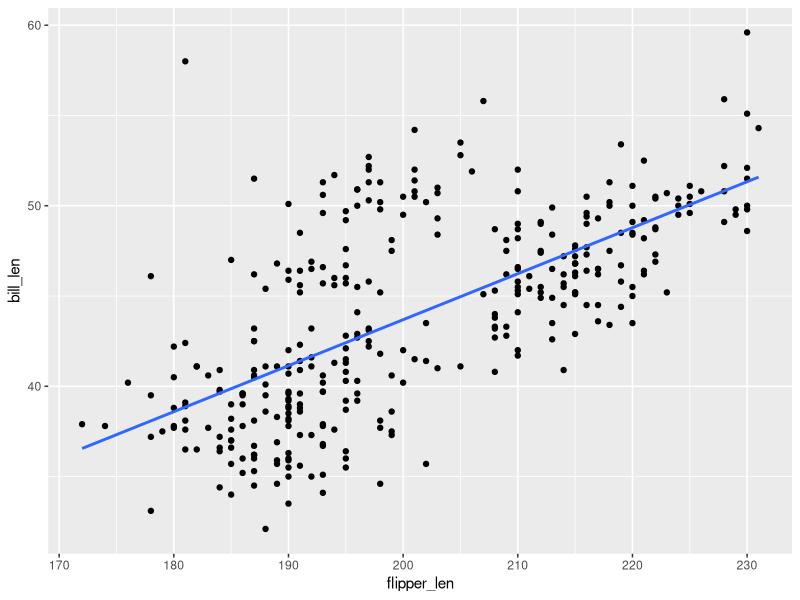
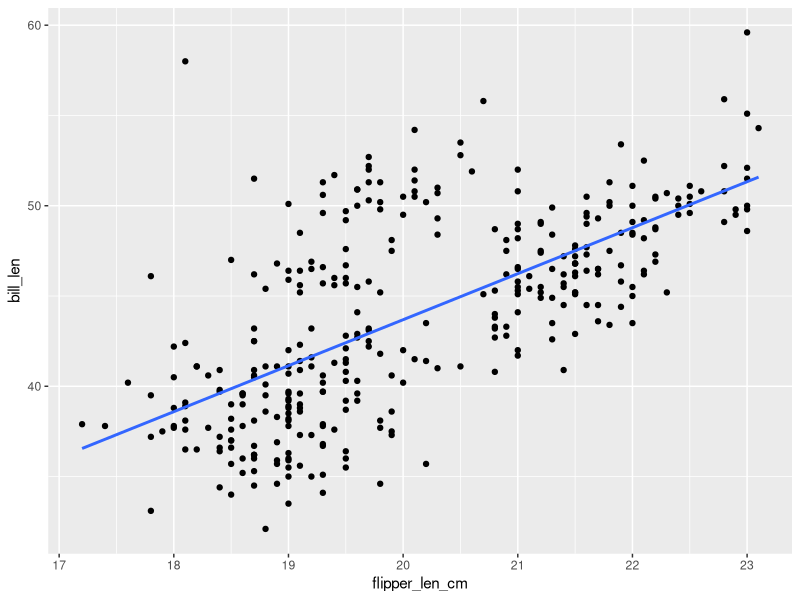
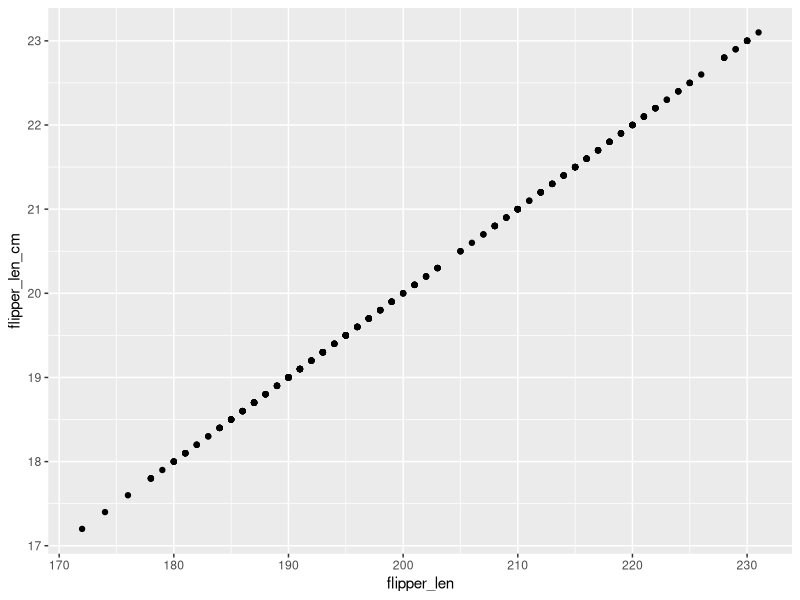
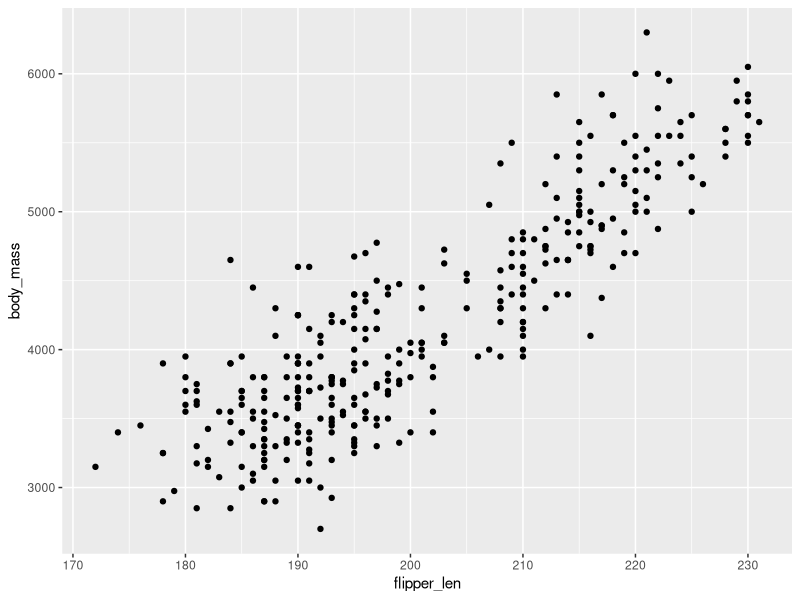
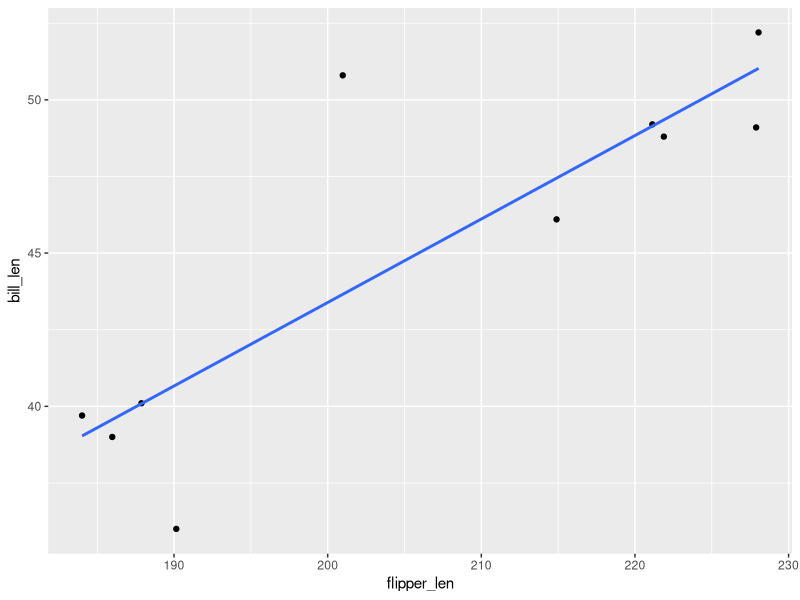
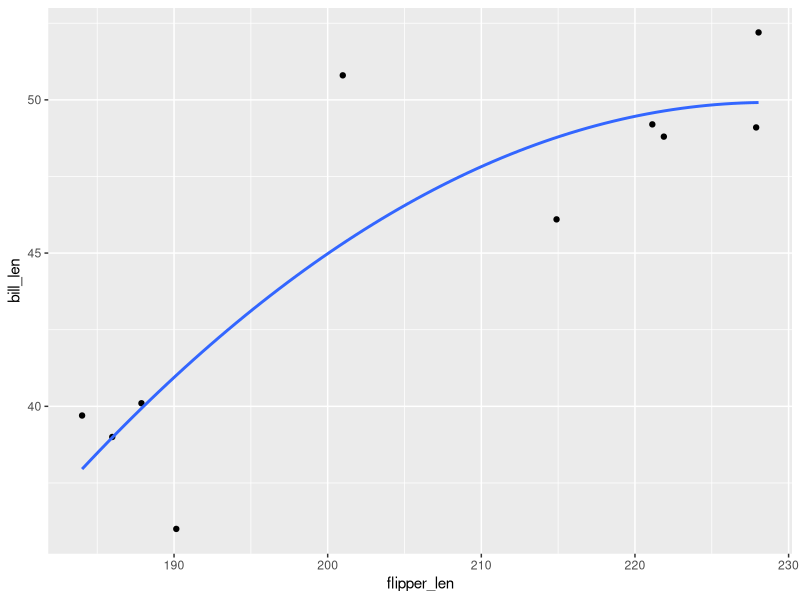
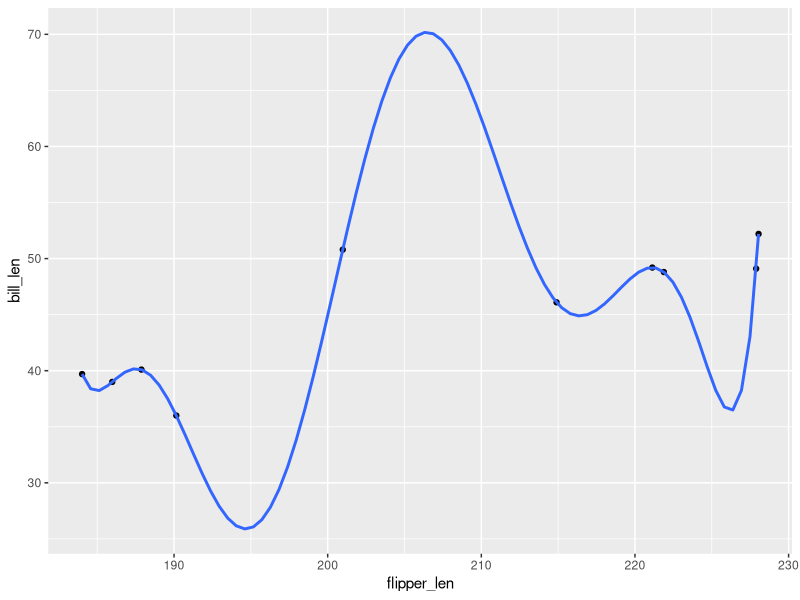
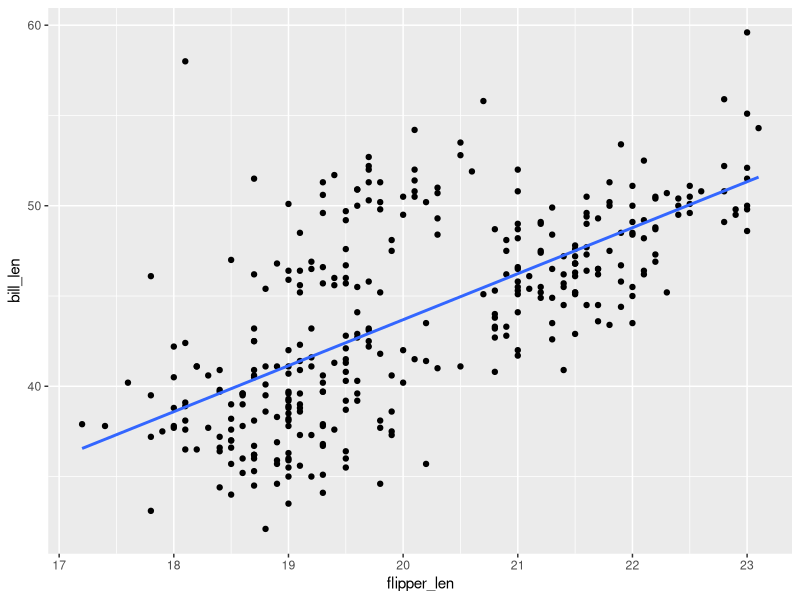

Generate these figures, in order, with R:
## ---- chunk 1
#| include: false
knitr::opts_chunk$set(
  collapse = TRUE, 
  warning = FALSE,
  message = FALSE,
  error = TRUE,
  fig.height = 2.75, 
  fig.width = 4.25,
  fig.env = 'figure',
  fig.pos = 'h',
  fig.align = 'center')
## ---- chunk 2
# Load packages & data
library(tidyverse)
data(penguins)
head(penguins)
## ---- chunk 3
penguins <- penguins %>% 
    mutate(flipper_len_cm = flipper_len / 10)
head(penguins)
## ---- chunk 4
penguin_model_1 <- lm(bill_len ~ flipper_len, penguins)
penguin_model_2 <- lm(bill_len ~ flipper_len_cm, penguins)
penguin_model_3 <- lm(bill_len ~ flipper_len + flipper_len_cm, penguins)
penguin_model_4 <- lm(bill_len ~ body_mass, penguins)
penguin_model_5 <- lm(bill_len ~ flipper_len + body_mass, penguins)
## ---- chunk 5
library(ggplot2)
ggplot(penguins, aes(y = bill_len, x = flipper_len)) + 
    geom_point() +
    geom_smooth(method = "lm", se = FALSE)

ggplot(penguins, aes(y = bill_len, x = flipper_len_cm)) + 
    geom_point() +
    geom_smooth(method = "lm", se = FALSE)
## ---- chunk 6
summary(penguin_model_1)$r.squared
summary(penguin_model_2)$r.squared
summary(penguin_model_3)$r.squared
## ---- chunk 7
ggplot(penguins, aes(x = flipper_len, y = flipper_len_cm)) +
    geom_point()
## ---- chunk 8
summary(penguin_model_1)$r.squared
summary(penguin_model_4)$r.squared
## ---- chunk 9
summary(penguin_model_5)$r.squared
## ---- chunk 10
ggplot(penguins, aes(x = flipper_len, y = body_mass)) +
    geom_point()
## ---- chunk 11
# For illustration purposes only, take a sample of 10 penguins.
# We'll discuss this code later in the course!
set.seed(155)
penguins_small <- sample_n(penguins, size = 10) %>%
  mutate(flipper_len = jitter(flipper_len))
## ---- chunk 12
# A model with one predictor (flipper_len)
poly_mod_1 <- lm(bill_len ~ flipper_len, penguins_small)

# A model with two predictors (flipper_len and flipper_len^2)
poly_mod_2 <- lm(bill_len ~ poly(flipper_len, 2), penguins_small)

# A model with nine predictors (flipper_len, flipper_len^2, ... on up to flipper_len^9)
poly_mod_9 <- lm(bill_len ~ poly(flipper_len, 9), penguins_small)
## ---- chunk 13
summary(poly_mod_1)$r.squared
summary(poly_mod_2)$r.squared
summary(poly_mod_9)$r.squared
## ---- chunk 14
# A plot of model 1
ggplot(penguins_small, aes(y = bill_len, x = flipper_len)) + 
    geom_point() + 
    geom_smooth(method = "lm", se = FALSE)
## ---- chunk 15
# A plot of model 2
ggplot(penguins_small, aes(y = bill_len, x = flipper_len)) + 
    geom_point() + 
    geom_smooth(method = "lm", formula = y ~ poly(x, 2), se = FALSE)
## ---- chunk 16
# A plot of model 9
ggplot(penguins_small, aes(y = bill_len, x = flipper_len)) + 
    geom_point() + 
    geom_smooth(method = "lm", formula = y ~ poly(x, 9), se = FALSE)
## ---- chunk 17
example_1 <- lm(bill_len ~ species, penguins)
example_2 <- lm(bill_len ~ species + island, penguins)
summary(example_1)
summary(example_2)
## ---- chunk 18
# Load packages & data
library(tidyverse)
data(penguins)

penguins <- penguins %>% 
    mutate(flipper_len = flipper_len / 10)

penguin_model_1 <- lm(bill_len ~ flipper_len, penguins)
penguin_model_2 <- lm(bill_len ~ flipper_len, penguins)
penguin_model_3 <- lm(bill_len ~ flipper_len + flipper_len, penguins)
penguin_model_4 <- lm(bill_len ~ body_mass, penguins)
penguin_model_5 <- lm(bill_len ~ flipper_len + body_mass, penguins)
## ---- chunk 19
ggplot(penguins, aes(y = bill_len, x = flipper_len)) + 
    geom_point() +
    geom_smooth(method = "lm", se = FALSE)

ggplot(penguins, aes(y = bill_len, x = flipper_len)) + 
    geom_point() +
    geom_smooth(method = "lm", se = FALSE)
## ---- chunk 20
summary(penguin_model_1)$r.squared
summary(penguin_model_2)$r.squared
summary(penguin_model_3)$r.squared
## ---- chunk 21
ggplot(penguins, aes(x = flipper_len, y = flipper_len)) +
    geom_point()
## ---- chunk 22
ggplot(penguins, aes(x = flipper_len, y = body_mass)) +
    geom_point()
